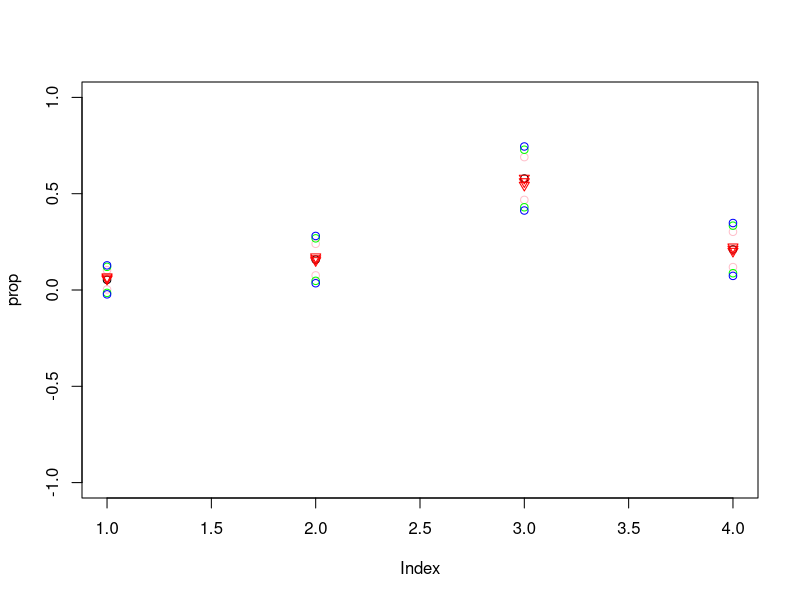
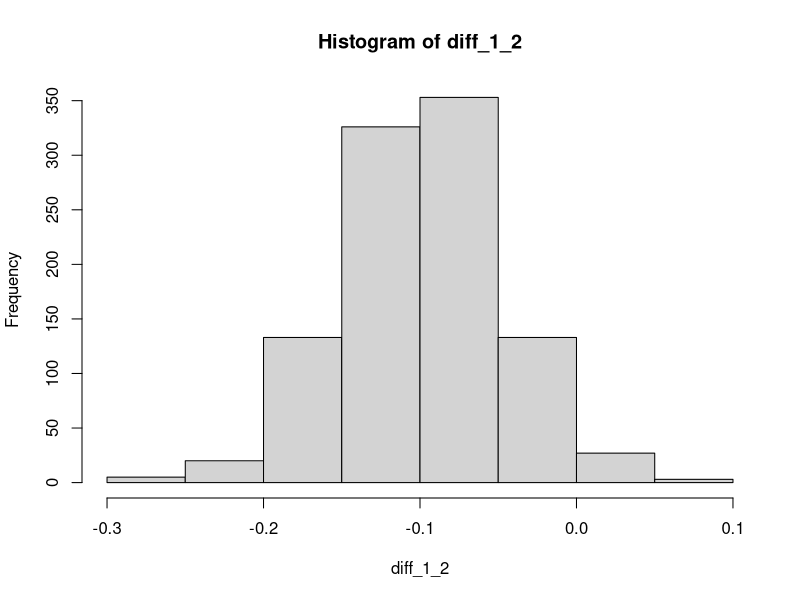
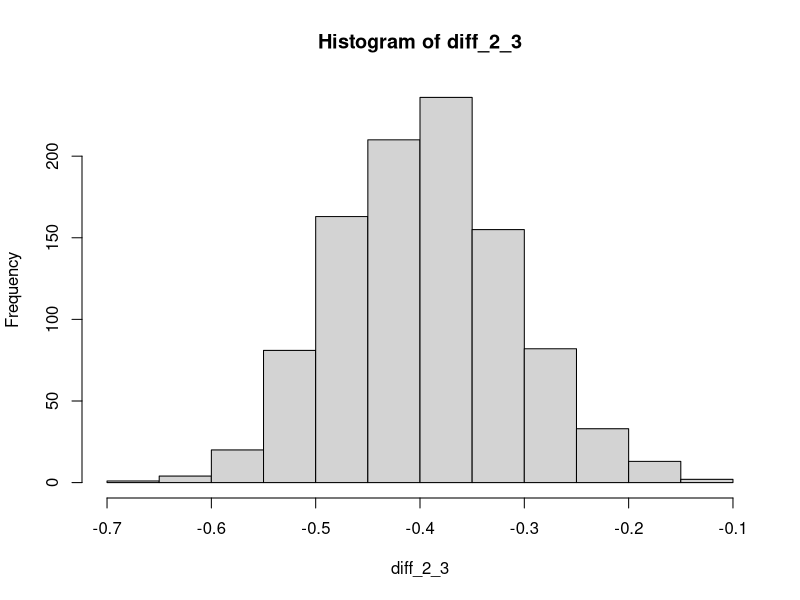
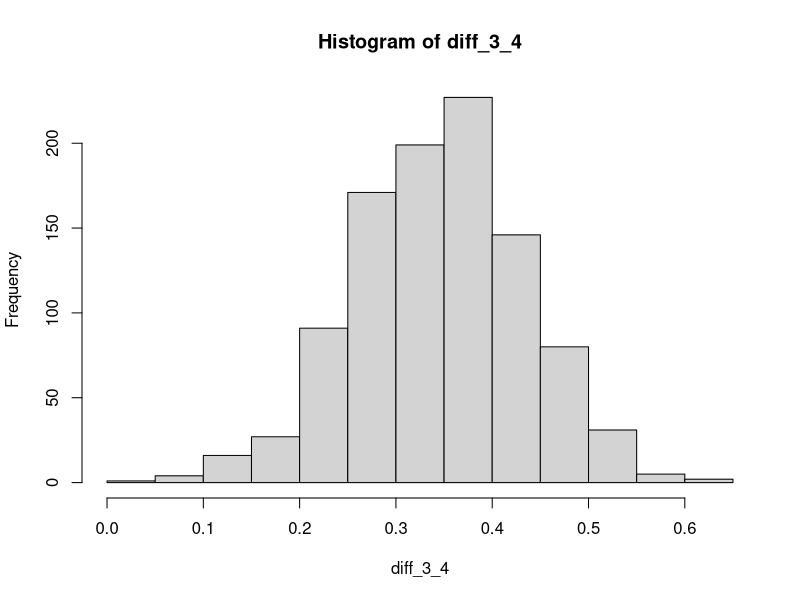
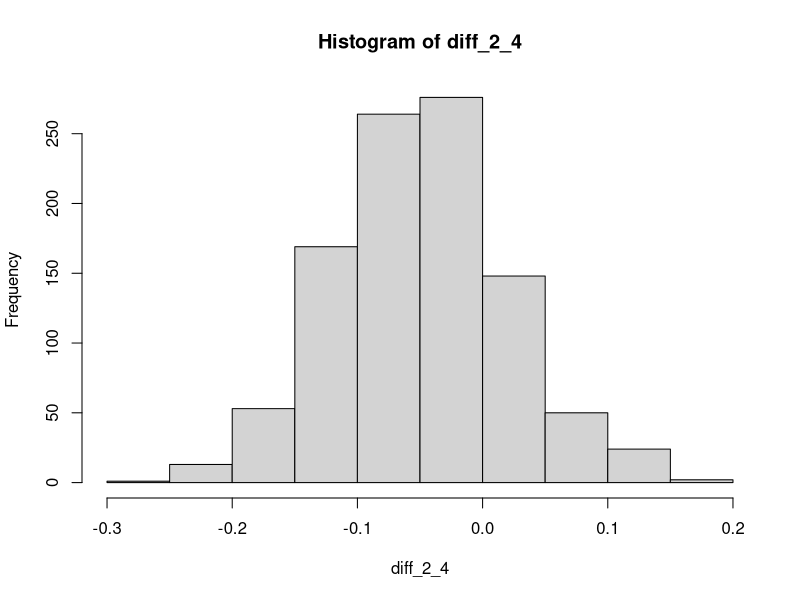

Source code (R) for these figures, in order: (Note: this script raises an error after producing the figures.)
count<-c(4, 12, 44, 16)
N<-sum(count)
prop<-count/N

#Classical
sd_func<-function(p){
 return( sqrt((p*(1-p)/N)))
}
c_sd<-sapply(prop, sd_func)
c_u<-prop+1.96*c_sd
c_l<-prop-1.96*c_sd
plot(prop, ylim=c(-1,1))
points(c_u, col="Pink")
points(c_l, col="Pink")

#Note for reference only - doesn't really work as proportions are not independent in this case
#Bonferroni (mean test only)
bc_u<-prop+qnorm(1-(0.025/6))*c_sd
bc_l<-prop-qnorm(1-(0.025/6))*c_sd

points(bc_u, col="Green")
points(bc_l, col="Green")

#Bonferroni (all comparisons)

comb <- function(n, x) {
  return(factorial(n) / (factorial(x) * factorial(n-x)))
}

comb(6,2)

bc_u<-prop+qnorm(1-(0.025/15))*c_sd
bc_l<-prop-qnorm(1-(0.025/15))*c_sd

points(bc_u, col="Blue")
points(bc_l, col="Blue")

#Bayesian

dir<-count+1 #with non informative dir prior
bayesian<-dir/sum(dir)
#plot(prop, ylim=c(-0.2,0.5))

points(bayesian, col="red", pch=6)

a_0<-sum(dir)

bayes_sd<-function(a){
  var_a<-(a*(a_0-a))/(a_0^2*(a_0+1))
  return(sqrt(var_a))
}


b_sd<-sapply(bayesian, bayes_sd)
b_u<-bayesian+1.96*b_sd
b_l<-bayesian-1.96*b_sd
points(b_u, col="Red", pch=6)
points(b_l, col="Red", pch=6)

#Work out joint distributions

library(gtools)

sample<-rdirichlet(1000, dir)
diff_1_2<-sample[,1]-sample[,2]
hist(diff_1_2)
sum(diff_1_2>0)

diff_2_3<-sample[,2]-sample[,3]
hist(diff_2_3)
sum(diff_2_3>0)

diff_3_4<-sample[,3]-sample[,4]
hist(diff_3_4)
sum(diff_3_4>0)

diff_2_4<-sample[,2]-sample[,4]
hist(diff_2_4)
sum(diff_2_4>0)


#Using glm

counts<-c(40,23,19,8)
party<-c("Red", "Blue", "Green", "Yellow")
party<-data.frame(counts, party)
glm_party<-glm(counts~party, data = party, family ="poisson")
#To test the hypotheses of no difference
library(multcomp)
summary(glht(glm_party, mcp(party="Tukey")))

counts<-c(100,230, 265)
party<-c("Apples", "Pears", "Oranges")
party<-data.frame(counts, party)
glm_party<-glm(counts~party, data = party, family ="poisson")
#To test the hypotheses of no difference
library(multcomp)
summary(glht(glm_party, mcp(party="Tukey")))


count<-c(100, 230, 265)
N<-sum(count)
prop<-count/N

dir<-count+1 #with non informative dir prior
bayesian<-dir/sum(dir)

sample<-rdirichlet(1000, dir)
diff_1_2<-sample[,1]-sample[,2]
hist(diff_1_2)
sum(diff_1_2>0)

diff_2_3<-sample[,2]-sample[,3]
hist(diff_2_3)
sum(diff_2_3>0)

diff_3_4<-sample[,3]-sample[,4]
hist(diff_3_4)
sum(diff_3_4>0)
